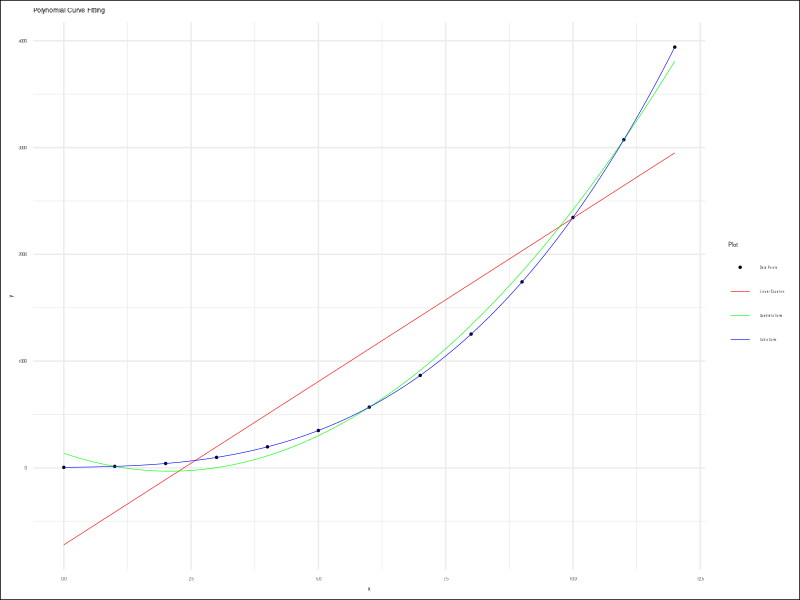

The R source for this figure:
# Load required libraries
library(readr)
library(ggplot2)
library(R6)

CurveFitting <- R6Class("CurveFitting",

  public = list(
    xs  = NULL, ys  = NULL,
    lm1 = NULL, lm2 = NULL, lm3 = NULL,
    xp  = NULL, yp1 = NULL, yp2 = NULL, yp3 = NULL,

    initialize = function(xs, ys) {
      self$xs <- xs
      self$ys <- ys
    },

    generate_regressions = function() {
      # Keep the variable name for data frame
      x_values <- self$xs
    
      # Independent x values.
      self$xp <- seq(
        min(x_values), max(x_values),
        length.out = 100)

      # Generate values for the linear regression
      self$lm1 <- lm(self$ys ~
        poly(x_values, 1, raw = TRUE))
      self$yp1 <- predict(self$lm1,
        newdata = data.frame(x_values = self$xp))

      # Generate values for the quadratic regression
      self$lm2 <- lm(self$ys ~
        poly(x_values, 2, raw = TRUE))
      self$yp2 <- predict(self$lm2,
        newdata = data.frame(x_values = self$xp))

      # Generate values for the cubic regression
      self$lm3 <- lm(self$ys ~
        poly(x_values, 3, raw = TRUE))
      self$yp3 <- predict(self$lm3,
        newdata = data.frame(x_values = self$xp))
    },

    show_coeff = function(order, lm_model) {
      # Define a named vector
      # to map order numbers to curve types
      coeff_text <- c(
        "(a, b)" = 1, "(a, b, c)" = 2,
        "(a, b, c, d)" = 3)
      order_text <- c(
        "Linear" = 1, "Quadratic" = 2, "Cubic" = 3)

      # Print the curve type
      cat(paste("Using lm_model :",
        names(order_text)[order], "\n"))

      # Coefficients
      coefficients <- coef(lm_model)

      # Reverse order to match output
      coefficients <- coefficients[
        length(coefficients):1]

      # Print coefficients
      cat("Coefficients ",
        names(coeff_text)[order], ":\n\t",
        coefficients, "\n")
    },

    show_coeffs = function() {
      self$show_coeff(1, self$lm1)
      self$show_coeff(2, self$lm2)
      self$show_coeff(3, self$lm3)
    },

    create_plot = function() {
      # Create data frame for ggplot2
      data <- data.frame(x = self$xs, y = self$ys)

      # Plot using ggplot2
      plot <- ggplot(data,
          aes(x = x, y = y, color = "Data Points")) +
        geom_point(size = 0.5) +
        geom_line(
          data = data.frame(x = self$xp, y = self$yp1),
          aes(x = x, y = y, color = "Linear Equation"),
          linewidth = 0.2) +
        geom_line(
          data = data.frame(x = self$xp, y = self$yp2),
          aes(x = x, y = y, color = "Quadratic Curve"),
          linewidth = 0.2) +
        geom_line(
          data = data.frame(x = self$xp, y = self$yp3),
          aes(x = x, y = y, color = "Cubic Curve"),
          linewidth = 0.2) +
        labs(
          x = "x", y = "y",
          title = "Polynomial Curve Fitting") +
        theme_minimal() +
        theme(
          legend.position = "right",
          legend.text = element_text(size = 2),
          plot.background = element_rect(fill = "white"),
          text = element_text(size = 4)
        ) +
        scale_color_manual(
          name = "Plot",
          breaks = c(
            "Data Points",
            "Linear Equation",
            "Quadratic Curve",
            "Cubic Curve"),
          values = c(
            "Data Points" = "black",
            "Linear Equation" = "red", 
            "Quadratic Curve" = "green", 
            "Cubic Curve" = "blue"))

      # Save plot as PNG
      ggsave("19-lm-merge.png", plot,
        width = 800, height = 400, units = "px")
    }
  )
)

# Read data from CSV file
series <- read_csv(
  "series.csv",
  show_col_types = FALSE)

# Create CurveFitting object
# Perform linear regression, display, and plot
curve_fitting <- CurveFitting$new(
  series$xs, series$ys3)
curve_fitting$generate_regressions()
curve_fitting$show_coeffs()
curve_fitting$create_plot()
